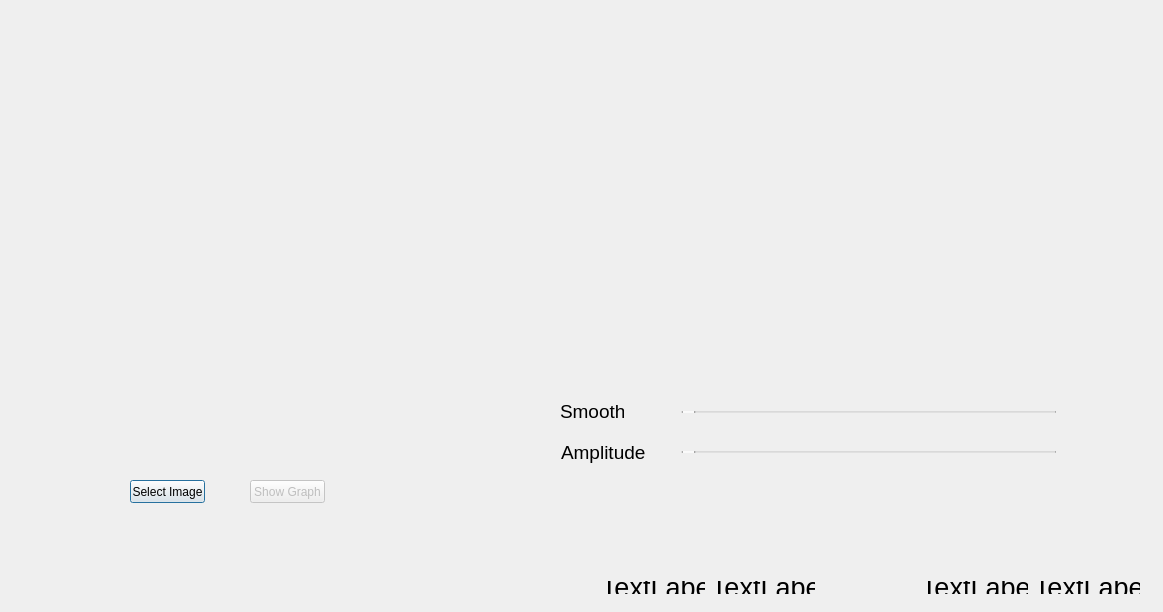
<?xml version="1.0" encoding="UTF-8"?>
<ui version="4.0">
 <class>measuring</class>
 <widget class="QDialog" name="measuring">
  <property name="geometry">
   <rect>
    <x>0</x>
    <y>0</y>
    <width>1163</width>
    <height>612</height>
   </rect>
  </property>
  <property name="windowTitle">
   <string>measuring</string>
  </property>
  <widget class="QLabel" name="imgShow">
   <property name="geometry">
    <rect>
     <x>40</x>
     <y>40</y>
     <width>521</width>
     <height>331</height>
    </rect>
   </property>
   <property name="lineWidth">
    <number>1</number>
   </property>
   <property name="text">
    <string/>
   </property>
  </widget>
  <widget class="QPushButton" name="showImg">
   <property name="geometry">
    <rect>
     <x>130</x>
     <y>480</y>
     <width>75</width>
     <height>23</height>
    </rect>
   </property>
   <property name="text">
    <string>Select Image</string>
   </property>
  </widget>
  <widget class="QWidget" name="layoutWidget">
   <property name="geometry">
    <rect>
     <x>910</x>
     <y>570</y>
     <width>241</width>
     <height>35</height>
    </rect>
   </property>
   <layout class="QHBoxLayout" name="horizontalLayout_2">
    <item>
     <widget class="QLabel" name="x2">
      <property name="font">
       <font>
        <pointsize>20</pointsize>
       </font>
      </property>
      <property name="text">
       <string>TextLabel</string>
      </property>
     </widget>
    </item>
    <item>
     <widget class="QLabel" name="y2">
      <property name="font">
       <font>
        <pointsize>20</pointsize>
       </font>
      </property>
      <property name="text">
       <string>TextLabel</string>
      </property>
     </widget>
    </item>
   </layout>
  </widget>
  <widget class="QPushButton" name="showGraph">
   <property name="enabled">
    <bool>false</bool>
   </property>
   <property name="geometry">
    <rect>
     <x>250</x>
     <y>480</y>
     <width>75</width>
     <height>23</height>
    </rect>
   </property>
   <property name="text">
    <string>Show Graph</string>
   </property>
  </widget>
  <widget class="QWidget" name="layoutWidget">
   <property name="geometry">
    <rect>
     <x>590</x>
     <y>570</y>
     <width>236</width>
     <height>35</height>
    </rect>
   </property>
   <layout class="QHBoxLayout" name="horizontalLayout">
    <item>
     <widget class="QLabel" name="x1">
      <property name="font">
       <font>
        <pointsize>20</pointsize>
       </font>
      </property>
      <property name="text">
       <string>TextLabel</string>
      </property>
     </widget>
    </item>
    <item>
     <widget class="QLabel" name="y1">
      <property name="font">
       <font>
        <pointsize>20</pointsize>
       </font>
      </property>
      <property name="text">
       <string>TextLabel</string>
      </property>
     </widget>
    </item>
   </layout>
  </widget>
  <widget class="QCustomPlot" name="customPlot" native="true">
   <property name="geometry">
    <rect>
     <x>560</x>
     <y>40</y>
     <width>571</width>
     <height>331</height>
    </rect>
   </property>
  </widget>
  <widget class="QLabel" name="Smooth">
   <property name="geometry">
    <rect>
     <x>560</x>
     <y>400</y>
     <width>64</width>
     <height>23</height>
    </rect>
   </property>
   <property name="font">
    <font>
     <pointsize>14</pointsize>
    </font>
   </property>
   <property name="text">
    <string>Smooth</string>
   </property>
  </widget>
  <widget class="QLabel" name="Ampitude">
   <property name="geometry">
    <rect>
     <x>561</x>
     <y>441</y>
     <width>91</width>
     <height>23</height>
    </rect>
   </property>
   <property name="font">
    <font>
     <pointsize>14</pointsize>
    </font>
   </property>
   <property name="text">
    <string>Amplitude</string>
   </property>
  </widget>
  <widget class="QWidget" name="">
   <property name="geometry">
    <rect>
     <x>670</x>
     <y>400</y>
     <width>411</width>
     <height>24</height>
    </rect>
   </property>
   <layout class="QHBoxLayout" name="horizontalLayout_3">
    <item>
     <widget class="QSlider" name="smoothSlider">
      <property name="enabled">
       <bool>false</bool>
      </property>
      <property name="minimum">
       <number>7</number>
      </property>
      <property name="maximum">
       <number>39</number>
      </property>
      <property name="orientation">
       <enum>Qt::Horizontal</enum>
      </property>
     </widget>
    </item>
    <item>
     <widget class="QLabel" name="smooth_value">
      <property name="text">
       <string/>
      </property>
     </widget>
    </item>
   </layout>
  </widget>
  <widget class="QWidget" name="">
   <property name="geometry">
    <rect>
     <x>670</x>
     <y>440</y>
     <width>411</width>
     <height>24</height>
    </rect>
   </property>
   <layout class="QHBoxLayout" name="horizontalLayout_4">
    <item>
     <widget class="QSlider" name="amplitudeSlider">
      <property name="enabled">
       <bool>false</bool>
      </property>
      <property name="minimum">
       <number>10</number>
      </property>
      <property name="maximum">
       <number>20</number>
      </property>
      <property name="orientation">
       <enum>Qt::Horizontal</enum>
      </property>
     </widget>
    </item>
    <item>
     <widget class="QLabel" name="label">
      <property name="text">
       <string/>
      </property>
     </widget>
    </item>
   </layout>
  </widget>
 </widget>
 <layoutdefault spacing="6" margin="11"/>
 <customwidgets>
  <customwidget>
   <class>QCustomPlot</class>
   <extends>QWidget</extends>
   <header>qcustomplot.h</header>
   <container>1</container>
  </customwidget>
 </customwidgets>
 <resources/>
 <connections>
  <connection>
   <sender>smoothSlider</sender>
   <signal>valueChanged(int)</signal>
   <receiver>smooth_value</receiver>
   <slot>setNum(int)</slot>
   <hints>
    <hint type="sourcelabel">
     <x>989</x>
     <y>413</y>
    </hint>
    <hint type="destinationlabel">
     <x>1130</x>
     <y>415</y>
    </hint>
   </hints>
  </connection>
  <connection>
   <sender>amplitudeSlider</sender>
   <signal>valueChanged(int)</signal>
   <receiver>label</receiver>
   <slot>setNum(int)</slot>
   <hints>
    <hint type="sourcelabel">
     <x>987</x>
     <y>451</y>
    </hint>
    <hint type="destinationlabel">
     <x>1113</x>
     <y>454</y>
    </hint>
   </hints>
  </connection>
 </connections>
</ui>
